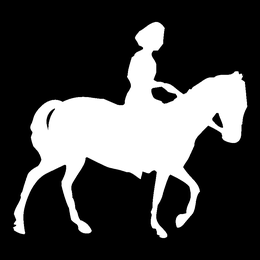
%> input picture images/horse.pgm, 260 x 260 px, shrunk from 900 x 900 before the run
$ octave ex3.m   (GNU Octave 9; MATLAB toolbox functions it lacks are replaced by stand-ins)
%> lines starting %> are read from the running program, lines starting %| are printed output that depends on the picture; in (x1, y1, x2, y2) boxes, pixels count from 0 and x2, y2 are one past the last pixel; in counts of white or black regions, pixels touching at a corner belong together; the program's own positions count from 1
### lab2/ex3/skeletonFunction.m
function skeleton = skeletonFunction(connectivity, img)
    assert(connectivity == 4 || connectivity == 8, "Connectivity should be either 4 or 8!");

% [5 lines of commented-out code are left out]

    [H, W] = size(img);

    skeleton = zeros(H, W, 'uint8');
    n = uint8(0);
    X = logical(img);

%     we execute the following loop as long as we have at least a
%     foreground pixel present in the n-times eroded image
    while any(X, 'all')
        X_prime = logical(erosionNfold(1, connectivity, X));
%         X_prime = logical(imerode(X, B));
        S = X - logical(dilationNfold(1, connectivity, X_prime));
%         S = X - logical(imdilate(X_prime, B));
        skeleton(S == true) = n+1;
        X = X_prime;
        n = n + 1;
    end
end

### lab2/ex3/erosionNfold.m
function imgOut = erosionNfold(n, connectivity, imgIn)
if connectivity == 4
 imgOut =  bwdist(~imgIn,'cityblock') > n;
else
 imgOut =  bwdist(~imgIn,'chessboard') > n;
end
end

### lab2/ex2/dilationNfold.m
function imgOut = dilationNfold(n, connectivity, imgIn)
if connectivity == 4
 imgOut =  bwdist(imgIn,'cityblock') <= n;
else
 imgOut =  bwdist(imgIn,'chessboard') <= n;
end

end

### lab2/ex3/reconstructionFromSkeleton.m
function X = reconstructionFromSkeleton(connectivity, skf)
    assert(connectivity == 4 || connectivity == 8, "Connectivity should be either 4 or 8!");

    [H, W] = size(skf);

    X = zeros(H, W, "logical");
    set_n = zeros(H, W, "logical");

    for n = 0:length(unique(skf))
        set_n(skf == n+1) = true;
        dilated_set_n = dilationNfold(n, connectivity, set_n);
        X = X | dilated_set_n;
        set_n(:) = false;
    end
end

### lab2/ex3/ex3.m
clear all;
img1 = imread("../../images/horse.pgm");
%> img1 is the input picture: size 260x260 uint8; min 0, max 255, mean 68.4
img2 = imread("../../images/nutsbolts.pgm");
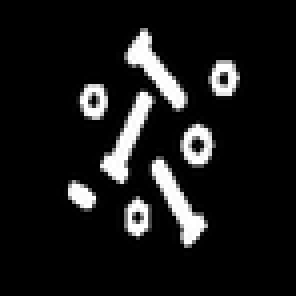
%> input picture images/nutsbolts.pgm, 74 x 74 px, shrunk from 256 x 256 before the run (shown 4 times larger)
%> img2 is the input picture: size 74x74 uint8; min 0, max 255, mean 24.4
% [4 lines of commented-out code are left out]

%% 3a - computing the 4-connectivity and 8-connectivity skeletons
%% and rendering the image based on the skeleton function defined
%% in the assignment body.
skeleton_4_img1 = skeletonFunction(4, img1);
%> in skeletonFunction, `X = logical(img);`:
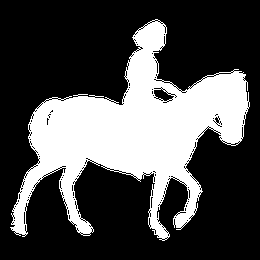
%> X: size 260x260 logical; 30.3% white; 1 white region, box (x1, y1, x2, y2) and area: (10, 19, 250, 241) 20497
%> the loop in skeletonFunction, `while any(X, 'all')` made 44 passes
%> after the loop in skeletonFunction, `while any(X, 'all')`:
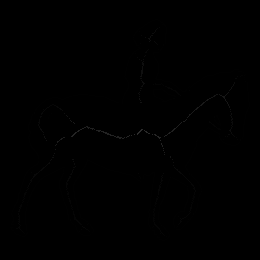
%> skeleton: size 260x260 uint8; min 0, max 44, mean 0.2
figure(); imshow(skeleton_4_img1);
title("Skeleton of image 1 - 4 connectivity");
unique_sets_4_img1 = unique(skeleton_4_img1);
%> unique_sets_4_img1 = 44 values from 0 to 44

skeleton_8_img1 = skeletonFunction(8, img1);
%> the loop in skeletonFunction (call 2), `while any(X, 'all')` made 33 passes
figure(); imshow(skeleton_8_img1);
title("Skeleton of image 1 - 8 connectivity");
unique_sets_8_img1 = unique(skeleton_8_img1);
%> unique_sets_8_img1 = 34 values from 0 to 33

skeleton_4_img2 = skeletonFunction(4, img2);
%> call 3 of skeletonFunction, with connectivity = 4
%> in skeletonFunction (call 3), `X = logical(img);`: X: size 74x74 logical; 20.3% white; 4 white regions, box (x1, y1, x2, y2) and area: (23, 5, 56, 64) 834, (50, 13, 62, 27) 104, (17, 18, 29, 32) 92, (14, 43, 27, 55) 79
%> the loop in skeletonFunction (call 3), `while any(X, 'all')` made 5 passes
%> after the loop in skeletonFunction (call 3), `while any(X, 'all')`:
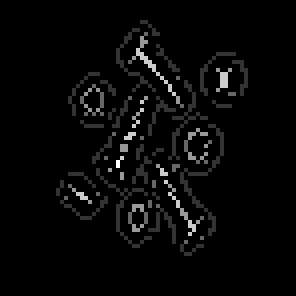
%> skeleton: size 74x74 uint8 (shown 4 times larger); min 0, max 5, mean 0.144; drawn with min black and max white
figure(); imshow(skeleton_4_img2);
title("Skeleton of image 2 - 4 connectivity");
unique_sets_4_img2 = unique(skeleton_4_img2);
%> unique_sets_4_img2 = [0; 1; 2; 3; 4; 5]

skeleton_8_img2 = skeletonFunction(8, img2);
%> call 4 of skeletonFunction, with connectivity = 8
%> the loop in skeletonFunction (call 4), `while any(X, 'all')` made 3 passes
%> pass 1, in skeletonFunction (call 4), `S = X - logical(dilationNfold(1, connectivity, X_prime));`:
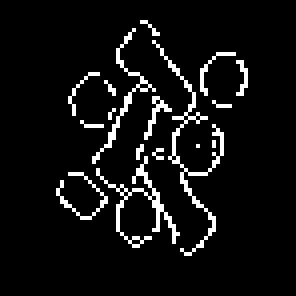
%> S: size 74x74 double (shown 4 times larger); values 0 (black) and 1 (white), 6.5% white in thin lines or dots, all inside (x1, y1, x2, y2) = (14, 5, 62, 64)
%> after the loop in skeletonFunction (call 4), `while any(X, 'all')`:
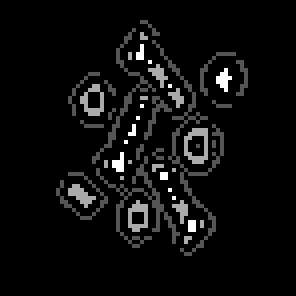
%> skeleton: size 74x74 uint8 (shown 4 times larger); min 0, max 3, mean 0.148; drawn with min black and max white
figure(); imshow(skeleton_8_img2);
title("Skeleton of image 2 - 8 connectivity");
unique_sets_8_img2 = unique(skeleton_8_img2);
%> unique_sets_8_img2 = [0; 1; 2; 3]

%% 3b - reconstructing of the binary image X from the skeleton
%% obtained at 3a (a grayscale image)
reconstructedFromSkeleton_4_img1 = reconstructionFromSkeleton(4, skeleton_4_img1);
%> the loop in reconstructionFromSkeleton, `for n = 0:length(unique(skf))` made 45 passes
%> after the loop in reconstructionFromSkeleton, `for n = 0:length(unique(skf))`: set_n: size 260x260 logical; every value is 0
figure(); imshow(reconstructedFromSkeleton_4_img1);
title("Reconstruction of image 1 - 4 connectivity");

reconstructedFromSkeleton_8_img1 = reconstructionFromSkeleton(8, skeleton_8_img1);
%> the loop in reconstructionFromSkeleton (call 2), `for n = 0:length(unique(skf))` made 35 passes
figure(); imshow(reconstructedFromSkeleton_8_img1);
title("Reconstruction of image 1 - 8 connectivity");

reconstructedFromSkeleton_4_img2 = reconstructionFromSkeleton(4, skeleton_4_img2);
%> after the loop in reconstructionFromSkeleton (call 3), `for n = 0:length(unique(skf))`: set_n: size 74x74 logical; every value is 0
figure(); imshow(reconstructedFromSkeleton_4_img2);
title("Reconstruction of image 2 - 4 connectivity");

reconstructedFromSkeleton_8_img2 = reconstructionFromSkeleton(8, skeleton_8_img2);
%> the loop in reconstructionFromSkeleton (call 4), `for n = 0:length(unique(skf))` made 5 passes
%> pass 3, in dilationNfold (call 175), `imgOut =  bwdist(imgIn,'chessboard') <= n;`:
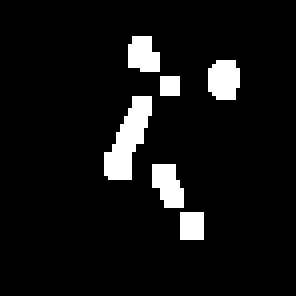
%> imgOut: size 74x74 logical (shown 4 times larger); 7.2% white; 6 white regions, box (x1, y1, x2, y2) and area: (26, 24, 38, 45) 133, (52, 15, 60, 25) 69, (38, 41, 46, 52) 66, (32, 9, 40, 18) 59, (45, 53, 51, 60) 42, (40, 19, 45, 24) 25
figure(); imshow(reconstructedFromSkeleton_8_img2);
title("Reconstruction of image 2 - 8 connectivity");

%% 3c - demonstrating the reconstructed images equal the original ones
fprintf("Reconstruction of image 1 (4-connectivity) is the same as the original: %s\n", ...
    mat2str(isequal(imbinarize(img1), reconstructedFromSkeleton_4_img1)));
%| Reconstruction of image 1 (4-connectivity) is the same as the original: false

fprintf("Reconstruction of image 1 (8-connectivity) is the same as the original: %s\n", ...
    mat2str(isequal(imbinarize(img1), reconstructedFromSkeleton_8_img1)));
%| Reconstruction of image 1 (8-connectivity) is the same as the original: false

fprintf("Reconstruction of image 2 (4-connectivity) is the same as the original: %s\n", ...
    mat2str(isequal(imbinarize(img2), reconstructedFromSkeleton_4_img2)));
%| Reconstruction of image 2 (4-connectivity) is the same as the original: false

fprintf("Reconstruction of image 2 (8-connectivity) is the same as the original: %s\n", ...
    mat2str(isequal(imbinarize(img2), reconstructedFromSkeleton_8_img2)));
%| Reconstruction of image 2 (8-connectivity) is the same as the original: false
